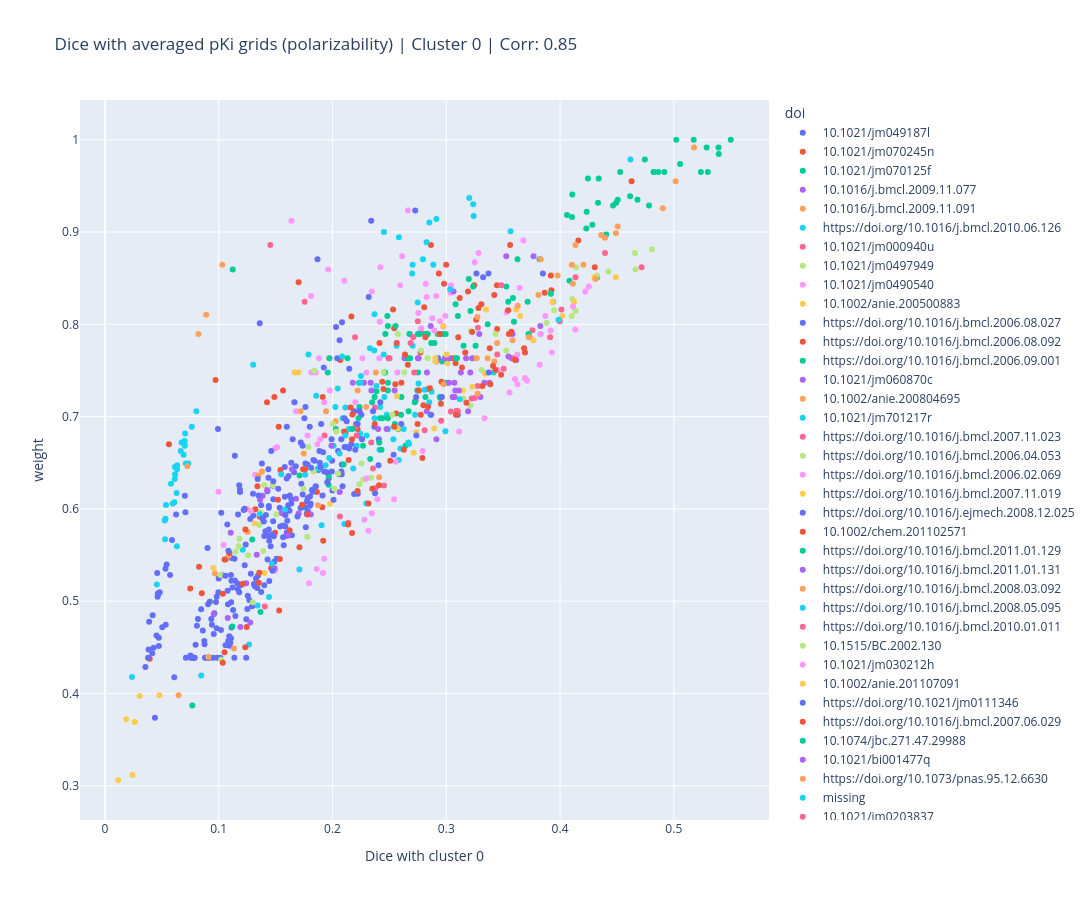
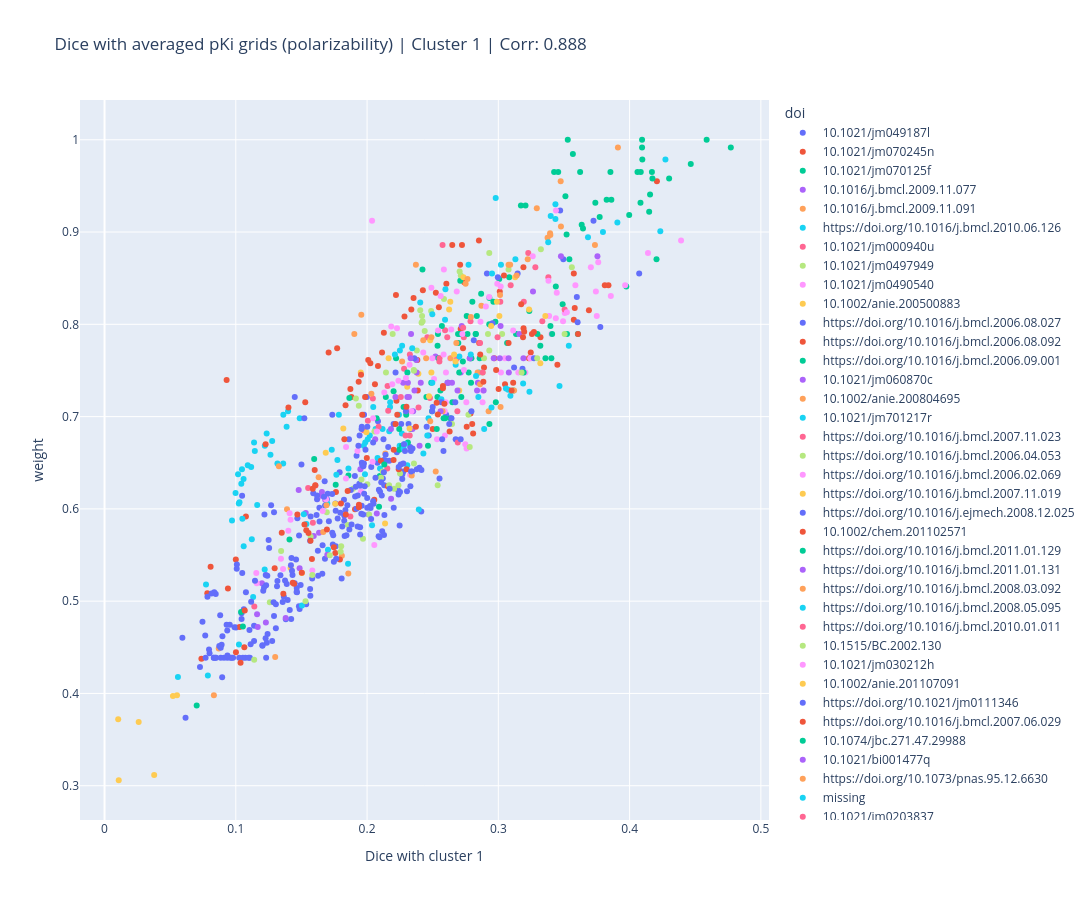
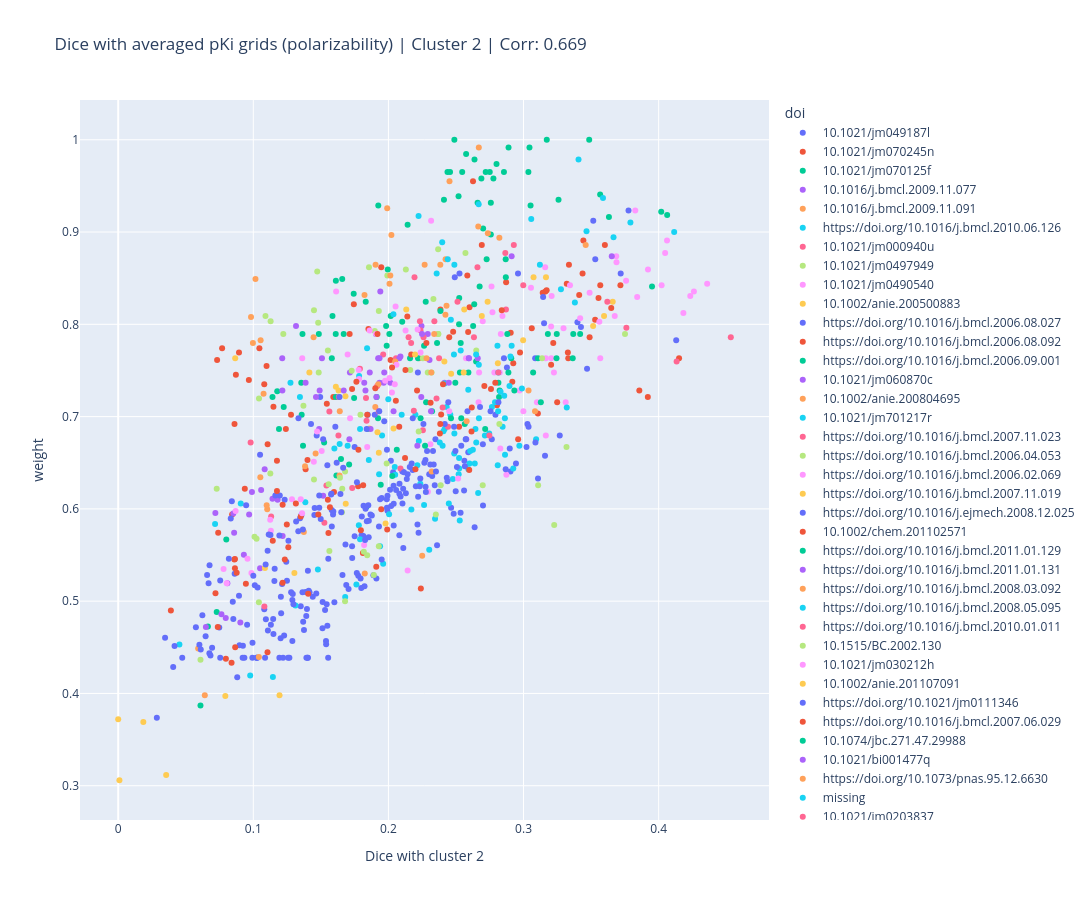
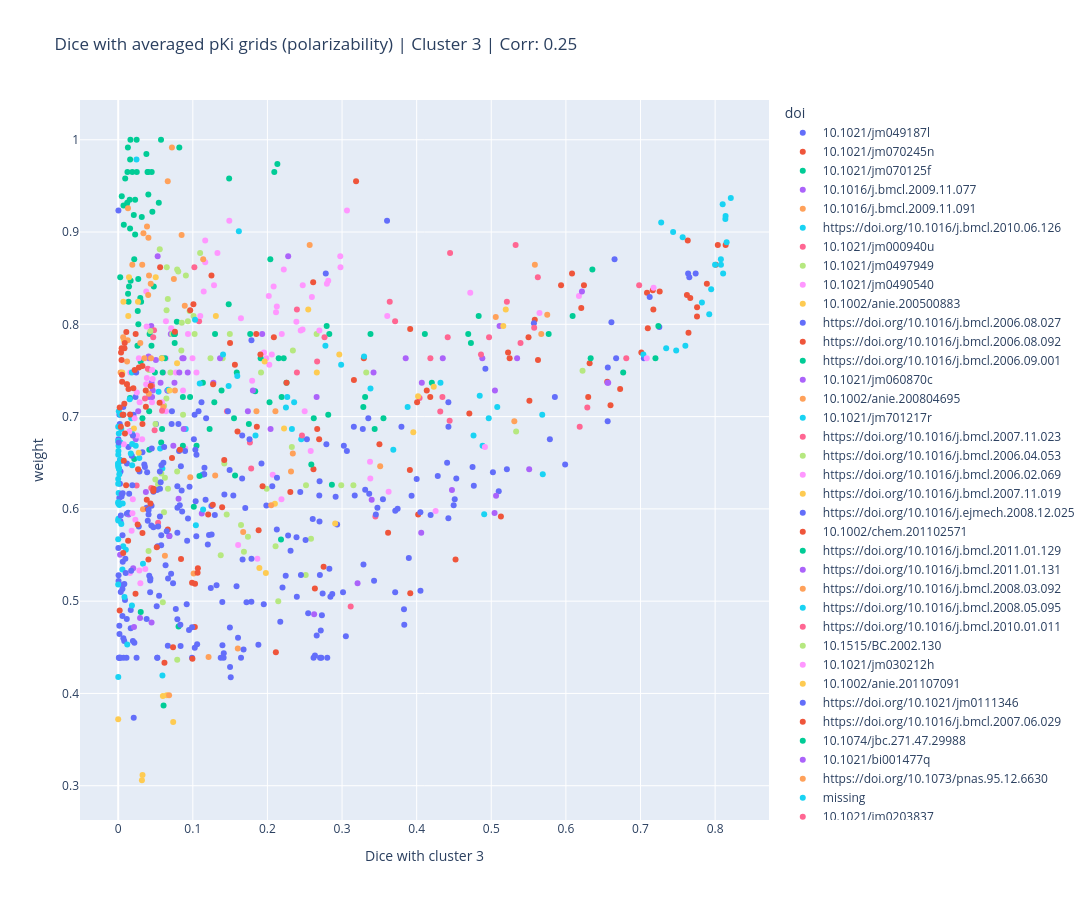

Here is the notebook cell these charts were saved with, in order:
### Code cell
plot_cluster_overlap(agglomerative_clusters, grids_with_pki, pki_avg, props, 0)
